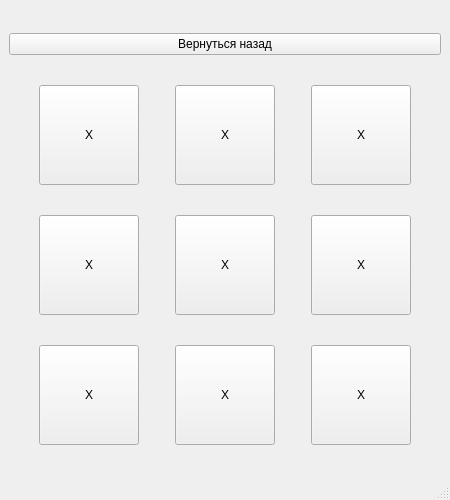
<?xml version="1.0" encoding="UTF-8"?>
<ui version="4.0">
 <class>MainWindow</class>
 <widget class="QMainWindow" name="MainWindow">
  <property name="geometry">
   <rect>
    <x>0</x>
    <y>0</y>
    <width>450</width>
    <height>500</height>
   </rect>
  </property>
  <property name="minimumSize">
   <size>
    <width>450</width>
    <height>500</height>
   </size>
  </property>
  <property name="maximumSize">
   <size>
    <width>450</width>
    <height>500</height>
   </size>
  </property>
  <property name="windowTitle">
   <string>MainWindow</string>
  </property>
  <widget class="QWidget" name="centralwidget">
   <layout class="QVBoxLayout" name="verticalLayout_3">
    <item>
     <widget class="QPushButton" name="pushButton_vosvrat">
      <property name="text">
       <string>Вернуться назад</string>
      </property>
     </widget>
    </item>
    <item>
     <layout class="QHBoxLayout" name="horizontalLayout_2">
      <item>
       <widget class="QPushButton" name="pushButton_y2_1">
        <property name="minimumSize">
         <size>
          <width>100</width>
          <height>100</height>
         </size>
        </property>
        <property name="maximumSize">
         <size>
          <width>100</width>
          <height>100</height>
         </size>
        </property>
        <property name="text">
         <string>X</string>
        </property>
       </widget>
      </item>
      <item>
       <widget class="QPushButton" name="pushButton_y2_2">
        <property name="minimumSize">
         <size>
          <width>100</width>
          <height>100</height>
         </size>
        </property>
        <property name="maximumSize">
         <size>
          <width>100</width>
          <height>100</height>
         </size>
        </property>
        <property name="text">
         <string>X</string>
        </property>
       </widget>
      </item>
      <item>
       <widget class="QPushButton" name="pushButton_y2_3">
        <property name="minimumSize">
         <size>
          <width>100</width>
          <height>100</height>
         </size>
        </property>
        <property name="maximumSize">
         <size>
          <width>100</width>
          <height>100</height>
         </size>
        </property>
        <property name="text">
         <string>X</string>
        </property>
       </widget>
      </item>
     </layout>
    </item>
    <item>
     <layout class="QHBoxLayout" name="horizontalLayout_4">
      <item>
       <widget class="QPushButton" name="pushButton_y2_4">
        <property name="minimumSize">
         <size>
          <width>100</width>
          <height>100</height>
         </size>
        </property>
        <property name="maximumSize">
         <size>
          <width>100</width>
          <height>100</height>
         </size>
        </property>
        <property name="text">
         <string>X</string>
        </property>
       </widget>
      </item>
      <item>
       <widget class="QPushButton" name="pushButton_y2_5">
        <property name="minimumSize">
         <size>
          <width>100</width>
          <height>100</height>
         </size>
        </property>
        <property name="maximumSize">
         <size>
          <width>100</width>
          <height>100</height>
         </size>
        </property>
        <property name="text">
         <string>X</string>
        </property>
       </widget>
      </item>
      <item>
       <widget class="QPushButton" name="pushButton_y2_6">
        <property name="minimumSize">
         <size>
          <width>100</width>
          <height>100</height>
         </size>
        </property>
        <property name="maximumSize">
         <size>
          <width>100</width>
          <height>100</height>
         </size>
        </property>
        <property name="text">
         <string>X</string>
        </property>
       </widget>
      </item>
     </layout>
    </item>
    <item>
     <layout class="QHBoxLayout" name="horizontalLayout_5">
      <item>
       <widget class="QPushButton" name="pushButton_y2_7">
        <property name="minimumSize">
         <size>
          <width>100</width>
          <height>100</height>
         </size>
        </property>
        <property name="maximumSize">
         <size>
          <width>100</width>
          <height>100</height>
         </size>
        </property>
        <property name="text">
         <string>X</string>
        </property>
       </widget>
      </item>
      <item>
       <widget class="QPushButton" name="pushButton_y2_8">
        <property name="minimumSize">
         <size>
          <width>100</width>
          <height>100</height>
         </size>
        </property>
        <property name="maximumSize">
         <size>
          <width>100</width>
          <height>100</height>
         </size>
        </property>
        <property name="text">
         <string>X</string>
        </property>
       </widget>
      </item>
      <item>
       <widget class="QPushButton" name="pushButton_y2_9">
        <property name="minimumSize">
         <size>
          <width>100</width>
          <height>100</height>
         </size>
        </property>
        <property name="maximumSize">
         <size>
          <width>100</width>
          <height>100</height>
         </size>
        </property>
        <property name="text">
         <string>X</string>
        </property>
       </widget>
      </item>
     </layout>
    </item>
   </layout>
  </widget>
  <widget class="QMenuBar" name="menubar">
   <property name="geometry">
    <rect>
     <x>0</x>
     <y>0</y>
     <width>450</width>
     <height>21</height>
    </rect>
   </property>
  </widget>
  <widget class="QStatusBar" name="statusbar"/>
 </widget>
 <resources/>
 <connections/>
</ui>
